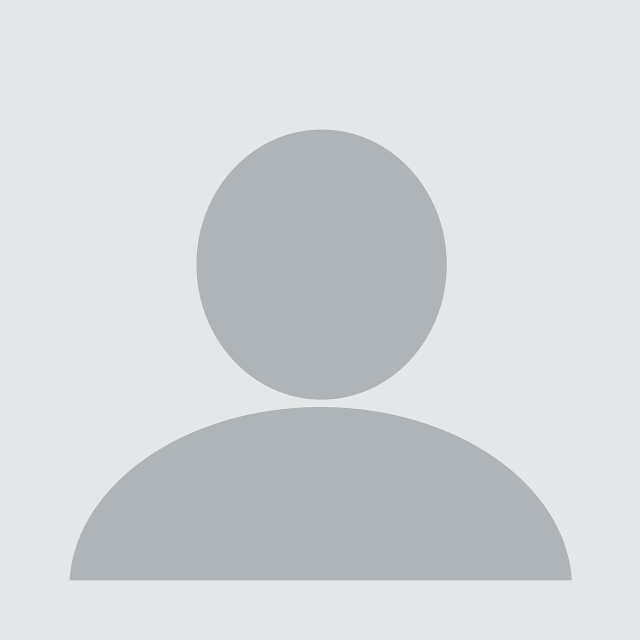
#> input picture src/bp.jpg, 1280 x 1280 px, found by its file name (shown at 1/2 size); its folder holds 2 pictures in this run
$ python -i gui.py   (imports and definitions only)   (older library calls are emulated)
#> lines starting #> are read from the running program, lines starting #| are printed output that depends on the picture
### src/main.py
from tkinter import *
from tkinter import filedialog
from PIL import ImageTk, Image
from step1 import *
from eigenfaces import *
from eucidilian import *
import matplotlib.pyplot as plt
import numpy as np
import cv2
import os
import time

# [55 lines left out: function main, not called in this run]

def get_elapsed_time():
    return end_time - start_time

# [26 lines left out: functions open_folder, open_file, not called in this run]

window = Tk()
window.title("Face Recognition")
window.geometry("992x558")
window.resizable(0, 0)
bg = PhotoImage(file = "src/bg.png")
label_bg = Label(window, image = bg)
label_bg.place(x=0, y=0, relwidth=1, relheight=1)
no_folder = Label(window, text="No folder chosen", font=("Arial Bold", 9), fg="#909fc7", bg="white", bd=0)
no_folder.place(x=190, y=230)
no_file2 = Label(window, text="No file chosen", font=("Arial Bold", 9), fg="#909fc7", bg="white", bd=0)
no_file2.place(x=190, y=320)

bp = Image.open("src/bp.jpg")
#> bp is the input picture: PIL image 1280x1280 RGB; mean R, G, B 212.1, 215.3, 216.9
bp = bp.resize((240, 240), Image.ANTIALIAS)
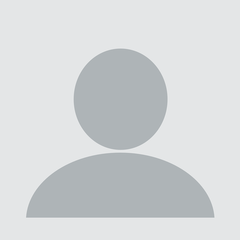
#> bp: PIL image 240x240 RGB; mean R, G, B 212.1, 215.3, 216.9
bp = ImageTk.PhotoImage(bp)
bp_label = Label(window, image=bp)
bp_label.image = bp_label
bp_label.place(x=365, y=205)
bp2 = Image.open("src/bp.jpg")
bp2 = bp2.resize((240, 240), Image.ANTIALIAS)
bp2 = ImageTk.PhotoImage(bp2)
bp2_label = Label(window, image=bp2)
bp2_label.image = bp2_label
bp2_label.place(x=695, y=205)
folder_path = StringVar()
file_path = StringVar()

button1 = Button(window, text="Choose Folder", command=open_folder , font=("Arial Bold", 14), fg="#909fc7", bg="white", activebackground="white", activeforeground="white", bd=0)
button1.place(x=23, y=220)
button2 = Button(window, text="Choose File", command=open_file, font=("Arial Bold", 14), fg="#909fc7", bg="white", activebackground="white", activeforeground="white", bd=0)
button2.place(x=36, y=308)
button3 = Button(window, text="CHECK",command=main, font=("Arial Bold", 14), fg="white", bg="#d7ccd9", activebackground="#d7ccd9", activeforeground="white", bd=0)
button3.place(x=53, y=398)

window.mainloop()

### src/gui.py
from tkinter import *
from tkinter import filedialog
from PIL import ImageTk, Image
from main import *

# [4 lines not run here, left out]
bg = PhotoImage(file = "src/bg.png")
label_bg = Label(window, image = bg)
# [1 line not run here, left out]
no_folder = Label(window, text="No folder chosen", font=("Arial Bold", 9), fg="#909fc7", bg="white", bd=0)
# [1 line not run here, left out]
no_file2 = Label(window, text="No file chosen", font=("Arial Bold", 9), fg="#909fc7", bg="white", bd=0)
# [3 lines not run here, left out]
bp = bp.resize((240, 240), Image.ANTIALIAS)
bp = ImageTk.PhotoImage(bp)
bp_label = Label(window, image=bp)
bp_label.image = bp_label
# [2 lines not run here, left out]
bp2 = bp2.resize((240, 240), Image.ANTIALIAS)
bp2 = ImageTk.PhotoImage(bp2)
bp2_label = Label(window, image=bp2)
bp2_label.image = bp2_label
# [1 line not run here, left out]

def open_folder():
    global no_folder
    filename = filedialog.askdirectory(initialdir = "test/dataset", title = "Select A Folder")
    # [6 lines of commented-out code are left out]
    shortfilename = filename.split('/')[len(filename.split('/'))-1]
    label_folder = Label(window, text=shortfilename, font=("Arial Bold", 9), fg="#909fc7", bg="white", bd=0)
    label_folder.place(x=190, y=230)
    no_folder.config(text=label_folder)

def open_file():
    global my_image
    filename = filedialog.askopenfilename(initialdir = "test/dataset", title = "Select A File", filetype = (("jpeg files", "*.jpg"), ("all files", "*.*")))
#> the answer given: bg.png
    # my_label = Label(window, text=window.filename)
    my_image = Image.open(filename)
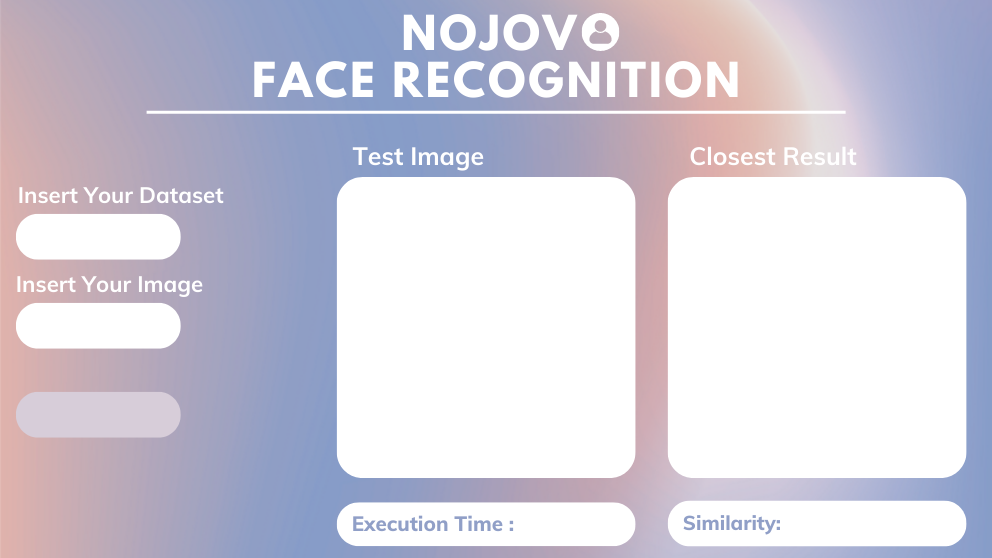
#> input picture src/bg.png, 992 x 558 px
#> my_image is the input picture: PIL image 992x558 RGBA; mean R, G, B, A 208.8, 205.8, 219.2, 255
    my_image = my_image.resize((240, 240), Image.ANTIALIAS)
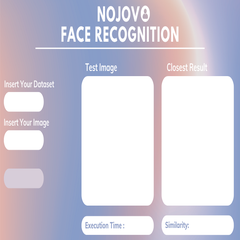
#> my_image: PIL image 240x240 RGBA; mean R, G, B, A 208.6, 205.6, 219.1, 255
    my_image = ImageTk.PhotoImage(my_image)
    my_image_label = Label(window, image=my_image)
    my_image_label.image = my_image
    my_image_label.place(x=365, y=205)
    shortfilename = filename.split('/')[len(filename.split('/'))-1]
    label_image = Label(window, text=shortfilename, font=("Arial Bold", 9), fg="#909fc7", bg="white", bd=0)
    label_image.place(x=190, y=320)
    no_file2.config(text=label_image)


button1 = Button(window, text="Choose Folder", command=open_folder , font=("Arial Bold", 14), fg="#909fc7", bg="white", activebackground="white", activeforeground="white", bd=0)
# [1 line not run here, left out]
button2 = Button(window, text="Choose File", command=open_file, font=("Arial Bold", 14), fg="#909fc7", bg="white", activebackground="white", activeforeground="white", bd=0)
# [1 line not run here, left out]
# [1 line that did not run here, left out]
# [2 lines not run here, left out]

>>> result = open_file()
